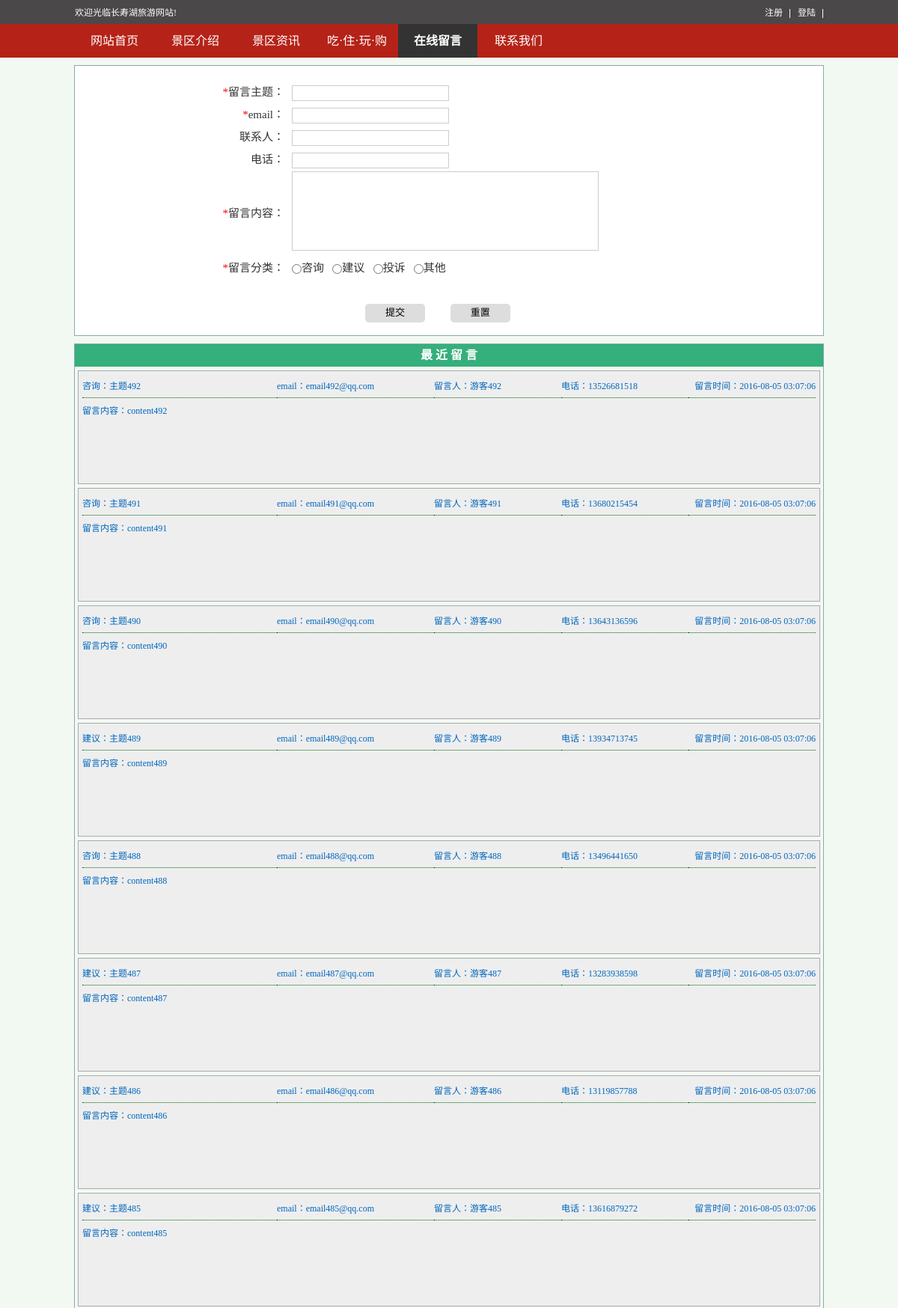
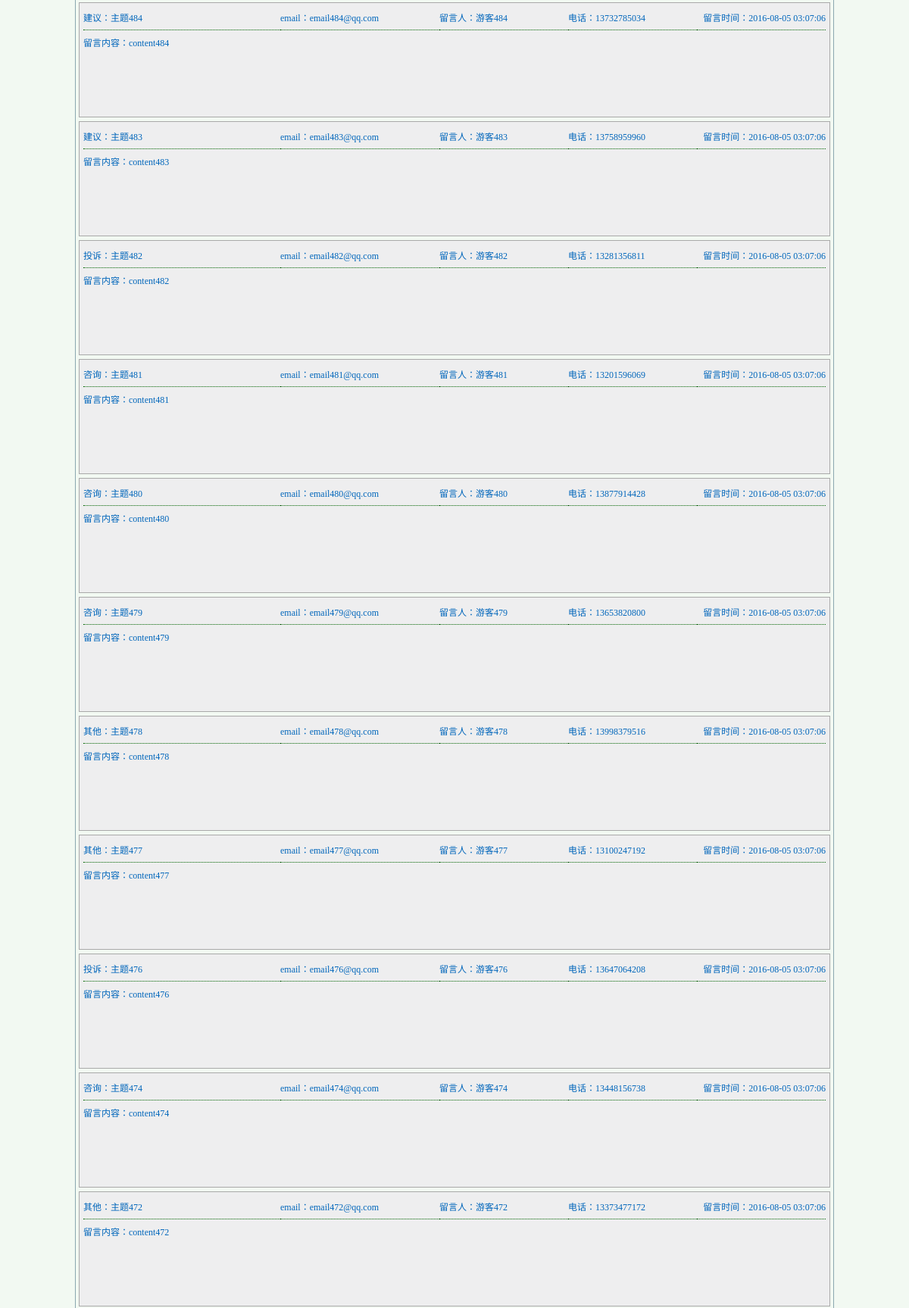
Screenshot of /zxly/index.php (upper part) with the database file from the repository (2 pictures, top to bottom).
### tables this page shows
CREATE TABLE `message` (
  `id` int(10) unsigned NOT NULL AUTO_INCREMENT,
  `topic` varchar(30) NOT NULL,
  `name` varchar(20) NOT NULL,
  `phone` varchar(20) NOT NULL,
  `type` varchar(10) NOT NULL,
  `time` int(11) NOT NULL,
  `email` varchar(40) NOT NULL,
  `content` text NOT NULL,
  `timestamp` timestamp NULL DEFAULT CURRENT_TIMESTAMP ON UPDATE CURRENT_TIMESTAMP,
  `checked` tinyint(1) NOT NULL DEFAULT '0',
  PRIMARY KEY (`id`)
);

### public/class/db.class.php (called while the page is built, shortened)
<?php
class DB {
    public static $dbtype = 'mysql';
    public static $dbhost = '';
    public static $dbport = '';
    public static $dbname = '';
    public static $dbuser = '';
    public static $dbpass = '';
    public static $charset = '';
    public static $stmt = null;
    public static $DB = null;
    public static $connect = true;
    public function __construct() {
        self::$dbtype = 'mysql';
        self::$dbhost = 'localhost';
        self::$dbport = '3306';
        self::$dbname = 'csh';
        self::$dbuser = 'root';
        self::$dbpass = '';
        self::$connect = true;
        self::$charset = 'UTF8';
        self::$DB -> setAttribute ( PDO::MYSQL_ATTR_USE_BUFFERED_QUERY, true );
        self::$DB -> setAttribute ( PDO::ATTR_EMULATE_PREPARES, true );
        self::$DB -> exec( 'SET NAMES ' . self::$charset );
    }
    private function connect() {
        try {
            self::$DB = new PDO ( self::$dbtype . ':host=' . self::$dbhost . ';port=' . self::$dbport . ';dbname=' .
                self::$dbname, self::$dbuser, self::$dbpass, array (PDO::ATTR_PERSISTENT => self::$connect ) );
        } catch ( PDOException $e ) {
            die ( "Connect Error Infomation:" . $e->getMessage () );
        }
    }
    private function _fetch($sql, $type) {
        $result = array ();
        self::$stmt = self::$DB->query ( $sql );
        self::$stmt->setFetchMode ( PDO::FETCH_ASSOC );
        switch ($type) {
            case '1' :
                $result = self::$stmt->fetchAll ();
                break;
        }
        self::$stmt = null;
        return $result;
    }
    public function getAll($table, $field = '*', $where = false, $orderby = false, $limit = false) {
        $sql = "SELECT {$field} FROM `{$table}`";
        $sql .= ($where) ? " WHERE $where" : '';
        $sql .= ($orderby) ? " ORDER BY $orderby" : '';
        $sql .= ($limit) ? " LIMIT $limit" : '';
        return self::_fetch ( $sql, $type = '1' );
    }
}

### zxly/index.php (the view, shortened to what this page needs)
<?php
require_once '../public/class/db.class.php';
$db = new DB();
$data = $db -> getAll('message','*','checked=1',"id desc","0,20");
?>
<!DOCTYPE html>
<html lang="en">
<head>
    <link href="../public/css/style.css" type="text/css" rel="stylesheet"/>
    <link href="../public/css/dropmenu.css" rel="stylesheet" type="text/css"/>
</head>
<body>
<?php include "../public/common/header.php";?>
   <div id="zxly_message">
       <form action="" method="post">
           <table width="80%" align="center">
                <tr height="30">
                    <td nowrap width="180px;" align="right"><span style="color:red;">*</span>留言主题：</td>
                    <td colspan="5" align="left" style="padding-left:10px;">
                        <input name="topic" style="width:200px;"/>
                    </td>
                </tr>
                <tr height="30">
                   <td nowrap align="right"><span style="color:red;">*</span>email：</td>
                   <td align="left" style="padding-left:10px;">
                       <input name="email" style="width:200px;"/>
                   </td>
                </tr>
                <tr height="30">
                   <td nowrap align="right">联系人：</td>
                   <td align="left" style="padding-left:10px;">
                       <input name="name" style="width:200px;"/>
                   </td>
                </tr>
                <tr height="30">
                   <td nowrap align="right">电话：</td>
                   <td align="left" style="padding-left:10px;">
                       <input name="phone" style="width:200px;"/>
                   </td>
                </tr>
                <tr height="115">
                    <td nowrap align="right"><span style="color:red;">*</span>留言内容：</td>
                    <td align="left" style="padding-left:10px;">
                        <textarea name="content"></textarea>
                    </td>
                </tr>
                <tr height="30">
                   <td nowrap align="right"><span style="color:red;">*</span>留言分类：</td>
                   <td align="left" style="padding-left:10px;">
                       <input type="radio" name="type" value="咨询" id="zx" /><label for="zx">咨询</label>&nbsp;&nbsp;
                       <input type="radio" name="type" value="建议" id="jy" /><label for="jy">建议</label>&nbsp;&nbsp;
                       <input type="radio" name="type" value="投诉" id="ts" /><label for="ts">投诉</label>&nbsp;&nbsp;
                       <input type="radio" name="type" value="其他" id="qt" /><label for="qt">其他</label>
                   </td>
                </tr>
               <tr height="30">
                   <td></td>
                   <td align="left" style="padding-left:10px;color:red;">
                   </td>
               </tr>
                <tr height="30">
                    <td colspan="2" align="center">
                        <input type="button" value="提交">
                        <input type="reset" value="重置">
                    </td>
                </tr>
           </table>
       </form>
   </div>
   <div id="zxly_show">
       <div id="zxly_show_title" class="box_title">最&nbsp;近&nbsp;留&nbsp;言</div>
       <?php foreach($data as $k=>$v){?>
       <div class="zxly_show_box">
           <table width="100%" align="center" >
               <tr height="30">
                   <td align="left" width="260"><?php echo $v['type'],'：',$v['topic'];?></td>
                   <td align="left" width="210">email：<?php echo $v['email'];?></td>
                   <td align="left" width="170">留言人：<?php echo $v['name'];?></td>
                   <td align="left" width="170">电话：<?php echo $v['phone'];?></td>
                   <td align="right">留言时间：<?php echo date('Y-m-d H:i:s',$v['time']);?></td>
               </tr>
               <tr height="100">
                   <td colspan="5" align="left" valign="top" class="td_content">
                       <span>留言内容：<?php echo $v['content'];?></span>
                   </td>
               </tr>
           </table>
       </div>
       <?php }?>
   </div>
</body>
</html>

### public/common/header.php (shortened to what this page needs)
<?php
$url = dirname($_SERVER['PHP_SELF']);
?>
<div class="top_box">
    <div class="top_box_inner">
        <div class="topcontent">
            <span class="top-l">欢迎光临长寿湖旅游网站!</span>
                <span class="top-r">
                    <?php if(isset($_SESSION['username'])){?>
                    <a href="/1_csh/userinfo/index.php?username=<?php echo $_SESSION['username'];?>" title="点击查看用户资料">【root】</a>
                    <a href="javascript:void(0)" id="login_out" onclick="logout();">注销</a>
                    <?php }else{?>
                    <a href="/1_csh/login/">登陆</a>
                    <a href="/1_csh/register/">注册</a>
                    <?php }?>
                </span>
        </div>
        <div class="menu_box" id="Menu">
            <ul>
                <li class="menu_style <?php if($url=="/1_csh")echo "menu_current";?>" id="MenuItem61" name="MenuItem"><a href="http://localhost/1_csh/index1.php" class="menu">网站首页</a></li>
                <li class="menu_style <?php if($url=="/1_csh/jqjs")echo "menu_current";?>" id="MenuItem62" name="MenuItem"><a href="http://localhost/1_csh/jqjs/" class="menu">景区介绍</a></li>
                <li class="menu_style <?php if($url=="/1_csh/jqzx")echo "menu_current";?>" id="MenuItem63" name="MenuItem"><a href="http://localhost/1_csh/jqzx/" class="menu">景区资讯</a></li>
                <li class="menu_style <?php if($url=="/1_csh/czwg")echo "menu_current";?>"" id="MenuItem64" name="MenuItem"><a href="javascript:void(0)" class="menu">吃·住·玩·购</a>
                </li>
                <li class="menu_style <?php if($url=="/1_csh/zxly")echo "menu_current";?>" id="MenuItem65" name="MenuItem"><a href="http://localhost/1_csh/zxly/" class="menu">在线留言</a></li>
                <li class="menu_style <?php if($url=="/1_csh/lxwm")echo "menu_current";?>" id="MenuItem66" name="MenuItem"><a href="http://localhost/1_csh/lxwm/" class="menu">联系我们</a></li>
            </ul>
        </div>
    </div>
</div>

### public/css/style.css (style rules this page uses)
body,div,dl,dt,dd,ul,ol,li,h1,h2,h3,h4,h5,h6,pre,code,form,fieldset,legend,input,textarea,th,td,p,blockquote,hr,button,article,aside,details,figcaption,figure,footer,header,hgroup,menu,nav,section { margin:0px;padding:0px; }
body { word-wrap:break-word;text-align:center;font:12px/1.5 Tahoma;color:#333333;background:#f2f9f2; }
input,select,textarea,button { font-size:100%; }
table { border-collapse:collapse;border-spacing:0; }
li { list-style:none;*margin-left:-1px }
a { text-decoration:none; }
.top_box { clear:both;border:0 solid #cccccc;background:url(images/top-bg1.png) repeat-x top;height:77px; }
.top_box_inner { width:1000px;margin:0px auto;position:relative; }
.top_box .topcontent { clear:both;height:35px;width:100%;position:absolute;top:0px;left:0px; }
.top-l { float:left;width:50%;line-height:35px;text-align:left;color:white; }
.top-r { float:right;width:50%;height:35px;text-align:right; }
.top-r a { float:right;color:white;background:url(images/l.jpg) no-repeat right center;padding:0px 10px 0px 10px;line-height:35px; }
.menu_box { text-align:left;height:45px; }
.menu_style { float:left;width:106px;text-align:center; }
a.menu { display:block;color:white;text-decoration:none;font-weight:normal;font-size:16px;line-height:45px; }
.menu_current a.menu { font-weight:bold;background:#333; }
.box_title { height:30px; line-height:30px; color:white; font-weight:bold; font-size:16px; }
#zxly_message { width:1000px; height:340px; border:1px solid #8ba8af; margin:10px auto; padding-top: 20px; font-size:15px; background:white; }
#zxly_message table input { font-size: 13px; padding: 2px 4px; border: 1px solid #ccc; vertical-align: middle; }
#zxly_message table textarea { width:400px;height:100px; font-size: 13px; padding: 2px 4px; border: 1px solid #ccc; resize: none; }
#zxly_message input[type=button],#zxly_message input[type=reset] { width: 80px; height: 25px; line-height: 18px; border: 0; border-radius: 5px; background: #ddd; cursor: pointer; margin-right:30px; }
#zxly_show { width:1000px; border:1px solid #8ba8af; margin:10px auto; padding-bottom:5px; }
#zxly_show_title { background: #35af7c; }
.zxly_show_box { width:98%; min-height:140px; border:1px darkgray solid; margin:5px auto 0; padding:5px; background: #eeeeef; color:#0066bb; }
.zxly_show_box .td_content { padding:8px 0; border-top: 1px dotted darkgreen; }

### rows the page displays
message: type "咨询", topic "主题492", email "email492@qq.com", name "游客492", phone "13526681518", time "2016-08-05 03:07:06", content "content492"
message: type "咨询", topic "主题491", email "email491@qq.com", name "游客491", phone "13680215454", time "2016-08-05 03:07:06", content "content491"
message: type "咨询", topic "主题490", email "email490@qq.com", name "游客490", phone "13643136596", time "2016-08-05 03:07:06", content "content490"
message: type "建议", topic "主题489", email "email489@qq.com", name "游客489", phone "13934713745", time "2016-08-05 03:07:06", content "content489"
message: type "咨询", topic "主题488", email "email488@qq.com", name "游客488", phone "13496441650", time "2016-08-05 03:07:06", content "content488"
message: type "建议", topic "主题487", email "email487@qq.com", name "游客487", phone "13283938598", time "2016-08-05 03:07:06", content "content487"
message: type "建议", topic "主题486", email "email486@qq.com", name "游客486", phone "13119857788", time "2016-08-05 03:07:06", content "content486"
message: type "建议", topic "主题485", email "email485@qq.com", name "游客485", phone "13616879272", time "2016-08-05 03:07:06", content "content485"
message: type "建议", topic "主题484", email "email484@qq.com", name "游客484", phone "13732785034", time "2016-08-05 03:07:06", content "content484"
message: type "建议", topic "主题483", email "email483@qq.com", name "游客483", phone "13758959960", time "2016-08-05 03:07:06", content "content483"
message: type "投诉", topic "主题482", email "email482@qq.com", name "游客482", phone "13281356811", time "2016-08-05 03:07:06", content "content482"
message: type "咨询", topic "主题481", email "email481@qq.com", name "游客481", phone "13201596069", time "2016-08-05 03:07:06", content "content481"
message: type "咨询", topic "主题480", email "email480@qq.com", name "游客480", phone "13877914428", time "2016-08-05 03:07:06", content "content480"
message: type "咨询", topic "主题479", email "email479@qq.com", name "游客479", phone "13653820800", time "2016-08-05 03:07:06", content "content479"
message: type "其他", topic "主题478", email "email478@qq.com", name "游客478", phone "13998379516", time "2016-08-05 03:07:06", content "content478"
message: type "其他", topic "主题477", email "email477@qq.com", name "游客477", phone "13100247192", time "2016-08-05 03:07:06", content "content477"
message: type "投诉", topic "主题476", email "email476@qq.com", name "游客476", phone "13647064208", time "2016-08-05 03:07:06", content "content476"
message: type "咨询", topic "主题474", email "email474@qq.com", name "游客474", phone "13448156738", time "2016-08-05 03:07:06", content "content474"
message: type "其他", topic "主题472", email "email472@qq.com", name "游客472", phone "13373477172", time "2016-08-05 03:07:06", content "content472"
